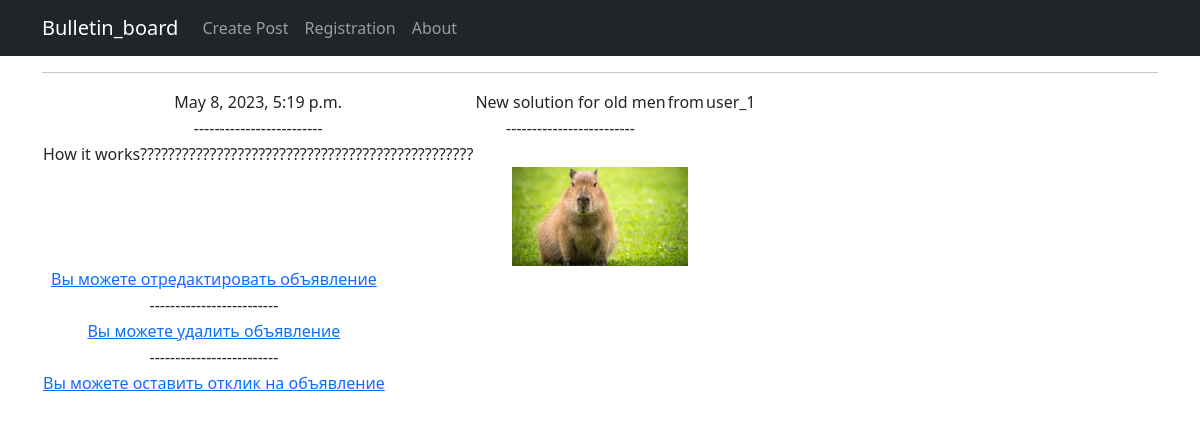
/1/, run on the app's committed database.
### main_board/models.py (models this page shows, shortened)
class Post(models.Model):
    datecreation = models.DateTimeField(auto_now_add=True)
    author = models.ForeignKey(User, on_delete=models.CASCADE)
    title = models.CharField(max_length=128)
    text = models.TextField()
    image = models.ImageField(upload_to='images/', null=True, blank=True)
    CATEGORY_CHOICES = (
        ('TK', 'Танки'),
        ('HL', 'Хилы'),
        ('DD', 'ДД'),
        ('BY', 'Торговцы'),
        ('GM', 'Гилдмастеры'),
        ('QG', 'Квестгиверы'),
        ('BS', 'Кузнецы'),
        ('SK', 'Кожевники'),
        ('PM', 'Зельевары'),
        ('SM', 'Мастера заклинаний'),
    )
    category = models.CharField(max_length=2, choices=CATEGORY_CHOICES, default='HL')

### main_board/views.py (the view)
# urls.py: path('<int:pk>/', OnePost.as_view(), name='post_link'),
class OnePost(DetailView):
    model = Post
    template_name = 'post.html'
    context_object_name = 'post'

### templates/post.html (shortened to what this page needs)
{% extends 'flatpages/default.html' %}
{% block content %}
   <hr>
       <table>
           <tr>
               <td>{{ post.datecreation }}</td>
               <td>{{ post.title }}</td>
               <td>{{ 'from' }}</td>
               <td>{{ post.author }}</td>
           </tr>
           <tr>
               <td>-------------------------</td>
               <td>-------------------------</td>
           </tr>
           <tr>
               <td>{{ post.text }}</td>
           </tr>
       </table>
               {% if post.image %}
                    <a href="{{ post.image.url }}"><img src="{{ post.image.url }}" width="176" height="99"></a>
               {% endif %}
       <table>
                   <tr>
               <td><a href="edit">Вы можете отредактировать объявление</a></td>
           </tr>
           <tr>
               <td>-------------------------</td>
           </tr>
           <tr>
               <td><a href="delete">Вы можете удалить объявление</a></td>
           </tr>
           <tr>
               <td>-------------------------</td>
           </tr>
           <tr>
               <td><a href="message">Вы можете оставить отклик на объявление</a></td>
           </tr>
{% endblock content %}

### data on the page
Post: datecreation "May 8, 2023, 5:19 p.m.", title "New solution for old men", author "user_1", text "How it works????????????????????????????????????????????????", image (picture)

### other printed values
{{ 'from' }} "from"
